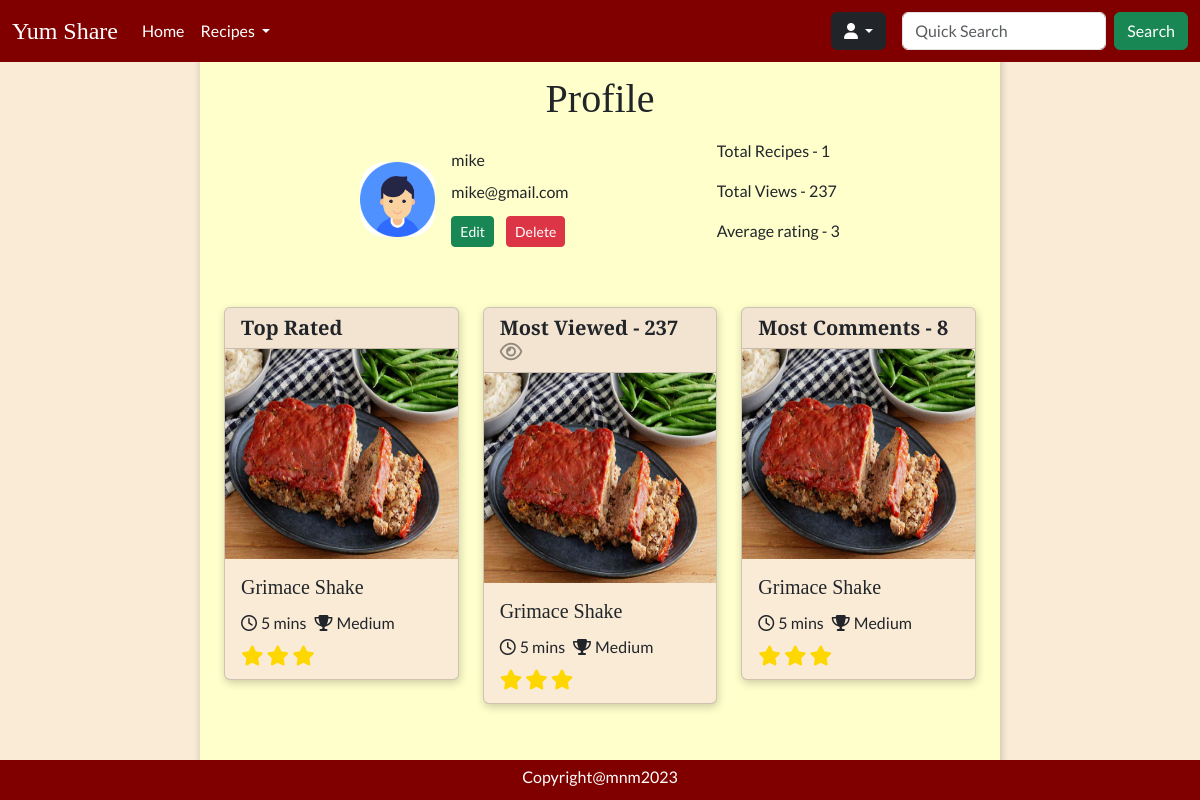
The app's page /profile?id=25 (signed in), older data.
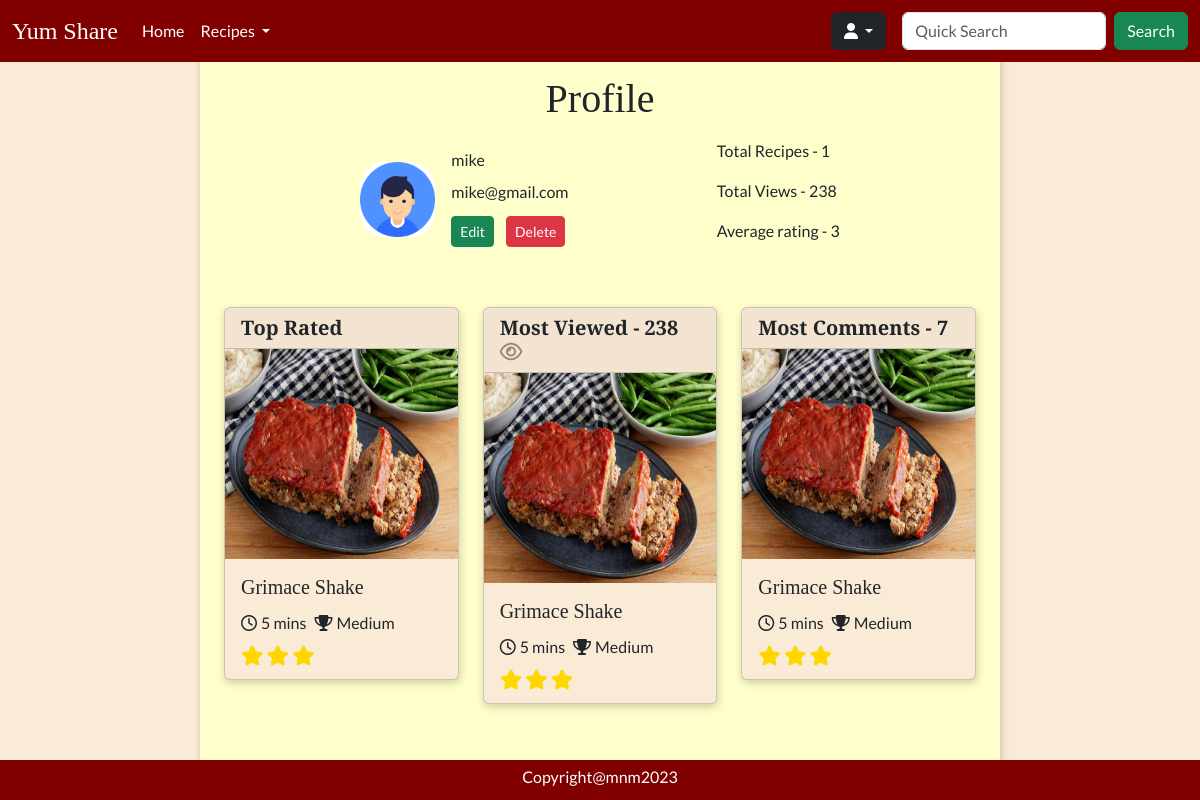
The same page, newer data.
### tables this page shows
CREATE TABLE `recipes` (
  `id` int NOT NULL AUTO_INCREMENT,
  `name` varchar(255) NOT NULL,
  `time` int NOT NULL,
  `difficulty` int DEFAULT NULL,
  `description` varchar(255) DEFAULT NULL,
  `instructions` text NOT NULL,
  `servings` int DEFAULT NULL,
  `image` varchar(255) DEFAULT NULL,
  `views` int DEFAULT '0',
  `user_id` int NOT NULL,
  `created` datetime NOT NULL,
  `ingredients` text NOT NULL,
  `updated` datetime DEFAULT NULL,
  `rating` int DEFAULT '0',
  PRIMARY KEY (`id`),
  KEY `user_id` (`user_id`),
  CONSTRAINT `recipes_ibfk_1` FOREIGN KEY (`user_id`) REFERENCES `users` (`id`) ON DELETE CASCADE
);

CREATE TABLE `users` (
  `id` int NOT NULL AUTO_INCREMENT,
  `name` varchar(255) NOT NULL,
  `email` varchar(255) NOT NULL,
  `password` varchar(255) NOT NULL,
  `is_admin` int DEFAULT '0',
  `created` datetime NOT NULL,
  `updated` datetime DEFAULT NULL,
  PRIMARY KEY (`id`)
);

### views/profile/index.view.php (the view, shortened to what the changed rows need)
<!doctype html>
<html lang="en">
<head>
    <?php require BASE_PATH . 'public/resources/links/links.php' ?>
</head>
<body>
    <header>
        <?php require base_path('views/partials/nav.view.php') ?>
    </header>
    <main class="d-flex justify-content-center align-items-center" style="height: 100vh; width: auto; ">
        <div class="content container-fluid" style="max-width: 800px; background-color: #ffffcc ; box-shadow: 1px 3px 8px rgba(0,0,0,0.2);">
            <h1 class="heading text-center mb-3">Profile</h1>
            <div class="d-flex flex-row justify-content-evenly align-items-center" style="width: 100%;">
                <div class="d-flex flex-row justify-content-evenly align-items-center gap-3">
                    <div class="" style="width: 75px; height: 75px; border-radius: 25px; background-image: url(/resources/images/user-avatar.png); background-position: center; background-size: cover;"></div>
                    <div class="d-flex flex-column lh-1">
                        <p><?= $user['name'] ?></p>
                        <p><?= $user['email'] ?></p>
                        <div class="d-flex flex-row justify-content-start gap-2">
                            <a class="btn btn-sm btn-success me-1" href="/profile/edit?id=<?= $_SESSION['user']['id'] ?>">Edit</a>
                            <button class="btn btn-sm btn-danger" onclick="confirmDeleteProfile(<?= $_SESSION['user']['id'] ?>)">Delete</button>
                        </div>
                    </div>
                </div>
                <div class="">
                    <p>Total Recipes - <?= isset($info['recipesCount']) ? $info['recipesCount'] : 0 ?></p>
                    <p>Total Views - <?= isset($info['totalViews']) ? $info['totalViews'] : 0 ?></p>
                    <p>Average rating - <?= isset($info['avgRating']) ? $info['avgRating'] : 0 ?></p>
                </div>
            </div>
            <?php if (empty($info)) : ?>
                <p class="text-center mt-3">You don't have any recipe. <a href="/recipes/create">Create</a> a recipe now</p>
            <?php else : ?>
                <div class="container mt-5">
                    <div class="row">
                        <div class="col-12 col-md-4">
                            <a class="no-underline" href="/recipe?id=<?= $topRated['id'] ?>">
                                <div class="recipe-card card mb-3" style="background-color: #FAEBD7;">
                                    <h5 class="card-header heading fw-semibold">Top Rated</h5>
                                    <img src=<?= $topRated['image'] ?> class="card-img-top bg-white" alt="recipe" style="height: 210px ;">
                                    <div class="card-body lh-1">
                                        <h5 class="heading card-title fs-5"><?= htmlspecialchars($topRated['name']) ?></h5>
                                        <div class="d-flex flex-column justify-content-between mt-3">
                                            <div class="d-flex flex-row gap-2">
                                                <p><i class="fa-regular fa-clock me-1"></i><?= htmlspecialchars($topRated['time']) ?> mins</p>
                                                <p><i class="fa-solid fa-trophy me-1"></i><?= htmlspecialchars(intToDifficulty($topRated['difficulty'])) ?></p>
                                            </div>
                                            <div>
                                                <?php for ($i = 1; $i <= $topRated['rating']; $i++) : ?>
                                                    <i class="star fa-solid fa-star fa-lg"></i>
                                                <?php endfor; ?>
                                            </div>
                                        </div>
                                    </div>
                                </div>
                            </a>
                        </div>
                        <div class="col-12 col-md-4">
                            <a class="no-underline" href="/recipe?id=<?= $mostViewed['id'] ?>">
                                <div class="recipe-card card mb-3" style="background-color: #FAEBD7;">
                                    <h5 class="card-header heading fw-semibold">Most Viewed - <?= $mostViewed['views'] ?> <i class="fa-regular fa-eye text-" style="color: rgba(0,0,0,0.4);"></i></h5>
                                    <img src=<?= $mostViewed['image'] ?> class="card-img-top bg-white" alt="recipe" style="height: 210px ;">
                                    <div class="card-body lh-1">
                                        <h5 class="heading card-title fs-5"><?= htmlspecialchars($mostViewed['name']) ?></h5>
                                        <div class="d-flex flex-column justify-content-between mt-3">
                                            <div class="d-flex flex-row gap-2">
                                                <p><i class="fa-regular fa-clock me-1"></i><?= htmlspecialchars($mostViewed['time']) ?> mins</p>
                                                <p><i class="fa-solid fa-trophy me-1"></i><?= htmlspecialchars(intToDifficulty($mostViewed['difficulty'])) ?></p>
                                            </div>
                                            <div>
                                                <?php for ($i = 1; $i <= $mostViewed['rating']; $i++) : ?>
                                                    <i class="star fa-solid fa-star fa-lg"></i>
                                                <?php endfor; ?>
                                            </div>
                                        </div>
                                    </div>
                                </div>
                            </a>
                        </div>
                        <div class="col-12 col-md-4">
                            <a class="no-underline" href="/recipe?id=<?= $mostComments['id'] ?>">
                                <div class="recipe-card card mb-3" style="background-color: #FAEBD7;">
                                    <h5 class="card-header heading fw-semibold">Most Comments - <?= $commentsCount ?></h5>
                                    <img src=<?= $mostComments['image'] ?> class="card-img-top bg-white" alt="recipe" style="height: 210px ;">
                                    <div class="card-body lh-1">
                                        <h5 class="heading card-title fs-5"><?= htmlspecialchars($mostComments['name']) ?></h5>
                                        <div class="d-flex flex-column justify-content-between mt-3">
                                            <div class="d-flex flex-row gap-2">
                                                <p><i class="fa-regular fa-clock me-1"></i><?= htmlspecialchars($mostComments['time']) ?> mins</p>
                                                <p><i class="fa-solid fa-trophy me-1"></i><?= htmlspecialchars(intToDifficulty($mostComments['difficulty'])) ?></p>
                                            </div>
                                            <div>
                                                <?php for ($i = 1; $i <= $mostComments['rating']; $i++) : ?>
                                                    <i class="star fa-solid fa-star fa-lg"></i>
                                                <?php endfor; ?>
                                            </div>
                                        </div>
                                    </div>
                                </div>
                            </a>
                        </div>
                    </div>
                </div>
            <?php endif; ?>
        </div>
    </main>
    <footer>
        <?php require base_path("views/partials/footer.view.php") ?>
    </footer>
</body>

### Core/Router.php (shortened to what the changed rows need)
<?php
class Router
{
    protected $routes = [];
    public function add($url, $controller, $method) {
        $this->routes[] = [
            'url' => $url,
            'controller' => $controller,
            'method' => $method,
            'middleware' => null
        ];
        return $this;
    }
    public function only($key) {
        $this->routes[array_key_last($this->routes)]['middleware'] = $key;
        return $this;
    }
    public function route($url, $method) {
        foreach ($this->routes as $route) {
            if ($route['url'] === $url && $route['method'] === strtoupper($method)) {
                return require base_path('Http/controllers/' . $route['controller']);
            }
        }
    }
}

### views/partials/nav.view.php (shortened to what the changed rows need)
<nav class="navbar navbar-expand-lg text-white fixed-top">
    <?php if (isset($_SESSION['user'])) : ?>
        <div class="container-fluid">
            <?php $brandLink = isset($_SESSION['user']) ? '/home' : '/' ?>
            <a class="heading navbar-brand text-white fs-4" href="<?= $brandLink ?>">Yum Share</a>
            <div class="collapse navbar-collapse" id="navbarSupportedContent">
                <ul class="navbar-nav me-auto mb-2 mb-lg-0">
                    <li class="nav-item">
                        <a class="nav-link active text-white" aria-current="page" href="/home"><span class="gray-hover">Home</span></a>
                    </li>
                    <li class="nav-item dropdown">
                        <a class="nav-link dropdown-toggle text-white" href="#" role="button" data-bs-toggle="dropdown" aria-expanded="false">
                            <span class="gray-hover">Recipes</span>
                        </a>
                    </li>
                </ul>
                <div class="nav-item btn-group dropdown me-3 mb-3 mb-lg-0">
                    <button type="button" class="btn btn-dark dropdown-toggle" data-bs-toggle="dropdown" aria-expanded="false">
                        <i class="fa-solid fa-user"></i>
                    </button>
                </div>
                <form class="d-flex" role="search" action="/search" method="GET">
                    <input name="name" class="form-control me-2" type="search" placeholder="Quick Search" aria-label="Search">
                    <button class="btn btn-success" type="submit">Search</button>
                </form>
            </div>
        </div>
    <?php endif; ?>
</nav>

### views/partials/footer.view.php
<div class="d-flex flex-row justify-content-center align-items-center" style="height: 30px;">
  <p class="text-white">Copyright@mnm2023</p>
</div>

Row changes from the older to the newer data that the page shows:
changed recipes "Grimace Shake": totalViews "237" → "238"; views "237" → "238"; commentsCount "8" → "7"
